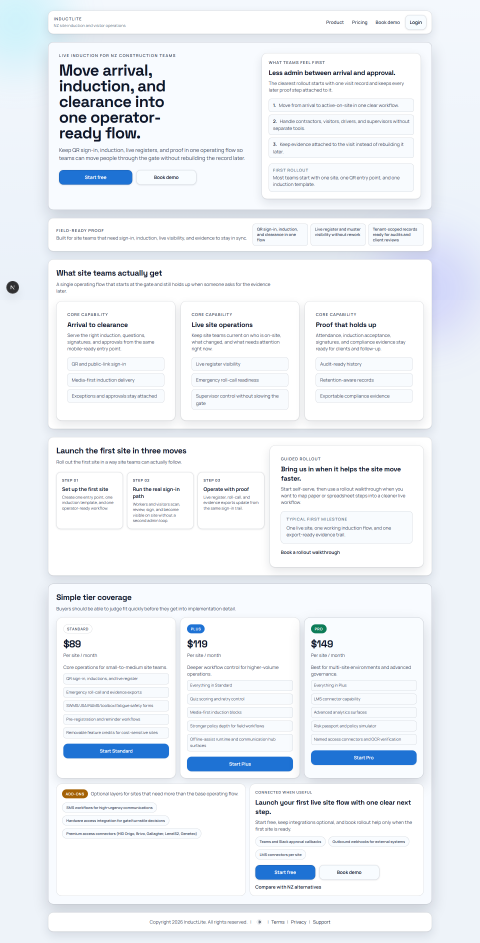
#> input picture docs/images/feature-guide/2026-03-28/homepage-overview.png, 1440 x 2827 px (shown at 1/3 size)
$ python generate_feature_guide_videos.py
#> lines starting #> are read from the running program, lines starting #| are printed output that depends on the picture
from __future__ import annotations

import subprocess
import textwrap
from pathlib import Path

from PIL import Image, ImageDraw, ImageFont


ROOT = Path(__file__).resolve().parents[1]
SCREENSHOT_DIR = ROOT / "docs" / "images" / "feature-guide" / "2026-03-28"
VIDEO_ROOT = ROOT / "docs" / "videos" / "feature-guide" / "2026-03-29"
SLIDES_ROOT = VIDEO_ROOT / "slides"

WIDTH = 1920
HEIGHT = 1080
LEFT_WIDTH = 760
RIGHT_WIDTH = WIDTH - LEFT_WIDTH


PHASES = [
    {
        "slug": "01-public-journey",
        "title": "Phase 1: Public Journey",
        "summary": "How the product introduces itself, authenticates staff, and guides a person through site entry.",
        "features": [
            {
                "title": "Homepage",
                "route": "/",
                "image": "homepage-overview.png",
                "what": "The public front door that explains the product clearly and directs people into demo or login paths.",
                "who": "Prospects, internal stakeholders, and returning customers.",
                "why": "It establishes trust before anyone sees the operating side of the system.",
            },
            {
                "title": "Login",
                "route": "/login",
                "image": "login-overview.png",
                "what": "The secured entry point for operators using password or SSO access.",
                "who": "Company admins, site managers, and compliance teams.",
                "why": "It turns the experience from public product story into real operational software.",
            },
            {
                "title": "Public Sign-In Flow",
                "route": "/s/:slug",
                "image": "public-signin-overview.png",
                "what": "A guided site-entry workflow that collects identity, induction, and acknowledgement records.",
                "who": "Contractors, visitors, workers, and delivery drivers.",
                "why": "It is the frontline moment where the product proves its value in the real world.",
            },
        ],
    },
    {
        "slug": "02-operations",
        "title": "Phase 2: Operations",
        "summary": "The live operating layer for site management, active movement, urgent coordination, and reporting.",
        "features": [
            {"title": "Dashboard", "route": "/admin", "image": "admin-dashboard-overview.png", "what": "The operator home screen with summary cards, act-now items, and operational health.", "who": "Site managers and operations leads.", "why": "It helps the team understand what needs attention first."},
            {"title": "Sites", "route": "/admin/sites", "image": "admin-sites-overview.png", "what": "The company site register with addresses, public links, status, and actions.", "who": "Company admins and operations managers.", "why": "Every other workflow depends on sites being structured correctly."},
            {"title": "Pre-Registrations", "route": "/admin/pre-registrations", "image": "admin-pre-registrations-overview.png", "what": "Invite and bulk-upload tooling that prepares people before they arrive.", "who": "Front desk and site coordination teams.", "why": "It reduces friction at the gate and makes arrivals more controlled."},
            {"title": "Deliveries", "route": "/admin/deliveries", "image": "admin-deliveries-overview.png", "what": "A live queue for inbound site deliveries and their collection state.", "who": "Gate staff and logistics coordinators.", "why": "It replaces ad hoc delivery notes with a searchable operating record."},
            {"title": "Resources", "route": "/admin/resources", "image": "admin-resources-overview.png", "what": "Shared site resource and booking management.", "who": "Facilities and site admins.", "why": "It avoids clashes and keeps shared assets scheduled visibly."},
            {"title": "Live Register", "route": "/admin/live-register", "image": "admin-live-register-overview.png", "what": "The live occupancy and attention queue for people currently on site.", "who": "Site managers and emergency coordinators.", "why": "It answers who is on site and what needs action right now."},
            {"title": "Command Mode", "route": "/admin/command-mode", "image": "admin-command-mode-overview.png", "what": "The urgent-response console for broadcasts and coordinated roll calls.", "who": "Incident commanders and site leads.", "why": "It provides a faster surface for high-pressure operational moments."},
            {"title": "Sign-In History", "route": "/admin/history", "image": "admin-history-overview.png", "what": "The historical ledger of sign-ins and sign-outs across sites.", "who": "Admins, investigators, and compliance teams.", "why": "It turns past presence into a searchable, auditable record."},
            {"title": "Audit Analytics", "route": "/admin/audit-analytics", "image": "admin-audit-analytics-overview.png", "what": "Trend and reporting views over audit and operational activity.", "who": "Compliance leads and managers.", "why": "It helps leadership see patterns instead of isolated events."},
            {"title": "Exports", "route": "/admin/exports", "image": "admin-exports-overview.png", "what": "The controlled queue for generating and downloading export files.", "who": "Compliance teams and admins preparing reports.", "why": "It provides a governed way to move structured data out of the app."},
        ],
    },
    {
        "slug": "03-safety-compliance",
        "title": "Phase 3: Safety & Compliance",
        "summary": "The risk-control layer for hazards, incidents, actions, inspections, approvals, and operational communications.",
        "features": [
            {"title": "Hazard Register", "route": "/admin/hazards", "image": "admin-hazards-overview.png", "what": "The working register for site hazards and their follow-up.", "who": "Safety managers and supervisors.", "why": "It turns safety concerns into trackable records instead of memory."},
            {"title": "Incidents", "route": "/admin/incidents", "image": "admin-incidents-overview.png", "what": "The incident record and close-out workflow.", "who": "Safety teams and site leaders.", "why": "It creates a proper record when something serious happens."},
            {"title": "Action Register", "route": "/admin/actions", "image": "admin-actions-overview.png", "what": "The follow-up task register for issues that need to be worked through to completion.", "who": "Safety teams and managers.", "why": "It keeps corrective work visible instead of letting it disappear."},
            {"title": "Inspections", "route": "/admin/inspections", "image": "admin-inspections-overview.png", "what": "Scheduling and recording of site inspections.", "who": "Inspectors and safety managers.", "why": "It provides evidence that inspections were planned and completed."},
            {"title": "Escalations", "route": "/admin/escalations", "image": "admin-escalations-overview.png", "what": "A decision queue for issues that require stronger managerial review.", "who": "Senior operators and compliance leads.", "why": "It gives harder cases a formal, reviewable decision path."},
            {"title": "Permit-to-Work", "route": "/admin/permits", "image": "admin-permits-overview.png", "what": "The permit template, request, and approval workflow for controlled work.", "who": "Permit issuers and contractors requesting work access.", "why": "It formalizes high-risk work instead of relying on verbal permission."},
            {"title": "Safety Forms", "route": "/admin/safety-forms", "image": "admin-safety-forms-overview.png", "what": "Reusable forms and submissions for structured safety records.", "who": "Safety admins and site leads.", "why": "It standardizes how safety information is collected and stored."},
            {"title": "Approvals", "route": "/admin/approvals", "image": "admin-approvals-overview.png", "what": "Manual review, watchlist, and identity-hardening workflows before access is cleared.", "who": "Compliance and security teams.", "why": "It handles the cases that should not be waved through automatically."},
            {"title": "Communications Hub", "route": "/admin/communications", "image": "admin-communications-overview.png", "what": "The broadcast and operational-messaging feature.", "who": "Site leads and incident coordinators.", "why": "It turns urgent communication into a controlled event instead of a scattered chat."},
        ],
    },
    {
        "slug": "04-contractors-content",
        "title": "Phase 4: Contractors & Content",
        "summary": "The contractor-readiness and content-governance layer behind site access decisions.",
        "features": [
            {"title": "Contractors", "route": "/admin/contractors", "image": "admin-contractors-overview.png", "what": "The master register of contractor organisations and their active state.", "who": "Company admins and contractor managers.", "why": "It gives the business a controlled view of the external organisations it works with."},
            {"title": "Templates", "route": "/admin/templates", "image": "admin-templates-overview.png", "what": "Versioned templates used in inductions and controlled workflows.", "who": "Content owners and compliance teams.", "why": "It gives important wording and forms a governed lifecycle."},
            {"title": "Risk Passport", "route": "/admin/risk-passport", "image": "admin-risk-passport-overview.png", "what": "A summarized contractor risk view.", "who": "Contractor managers and compliance leads.", "why": "It turns scattered signals into a quick readiness picture."},
            {"title": "Competency", "route": "/admin/competency", "image": "admin-competency-overview.png", "what": "Competency requirements and worker certification records.", "who": "Training coordinators and compliance teams.", "why": "It proves people hold the required qualifications before they work."},
            {"title": "Trust Graph", "route": "/admin/trust-graph", "image": "admin-trust-graph-overview.png", "what": "A higher-level contractor trust and confidence view across sites.", "who": "Senior compliance teams and contractor governance leads.", "why": "It gives a broader picture than a single checklist or score."},
            {"title": "Benchmarks", "route": "/admin/benchmarks", "image": "admin-benchmarks-overview.png", "what": "Comparative and explainability views for broader performance signals.", "who": "Leadership and operations analysts.", "why": "It helps the business compare itself against broader patterns and models."},
        ],
    },
    {
        "slug": "05-integrations-advanced",
        "title": "Phase 5: Integrations & Advanced",
        "summary": "The advanced layer for integrations, evidence, simulation, and mobile-runtime behavior.",
        "features": [
            {"title": "Webhooks", "route": "/admin/webhooks", "image": "admin-webhooks-overview.png", "what": "The delivery monitor for outbound system-to-system events.", "who": "Technical admins and integration owners.", "why": "It shows whether external deliveries were sent, retried, or failed."},
            {"title": "Teams / Slack", "route": "/admin/integrations/channels", "image": "admin-teams-slack-overview.png", "what": "Channel-based integration setup for messages and test events.", "who": "Technical admins and communications owners.", "why": "It connects the app to the messaging tools people already use."},
            {"title": "Procore Connector", "route": "/admin/integrations/procore", "image": "admin-procore-overview.png", "what": "The bridge between InductLite and Procore-style project data flows.", "who": "Integration admins and enterprise customers.", "why": "It lets site-readiness information move between systems."},
            {"title": "Prequalification Exchange", "route": "/admin/prequalification-exchange", "image": "admin-prequalification-exchange-overview.png", "what": "Import tooling for external contractor qualification snapshots.", "who": "Compliance teams and contractor governance teams.", "why": "It brings outside readiness data into the product instead of leaving it disconnected."},
            {"title": "Mobile Ops", "route": "/admin/mobile", "image": "admin-mobile-overview.png", "what": "Admin-side controls for mobile assist hints and subscriptions.", "who": "Mobile operations admins and access-control teams.", "why": "It keeps assisted mobile behavior visible and controllable."},
            {"title": "Native Runtime", "route": "/admin/mobile/native", "image": "admin-mobile-native-overview.png", "what": "Device enrollment, bootstrap, heartbeat, and geofence-aware runtime support.", "who": "Technical admins and mobile/runtime teams.", "why": "It proves the platform can support real device-assisted access flows."},
            {"title": "Access Ops", "route": "/admin/access-ops", "image": "admin-access-ops-overview.png", "what": "Trace visibility for access-related events and decisions.", "who": "Access-control and troubleshooting teams.", "why": "It helps explain why a person was or was not granted access."},
            {"title": "Evidence Packs", "route": "/admin/evidence", "image": "admin-evidence-overview.png", "what": "Verification and audit tooling for evidence manifests.", "who": "Compliance teams and auditors.", "why": "It provides stronger trust in important records."},
            {"title": "Policy Simulator", "route": "/admin/policy-simulator", "image": "admin-policy-simulator-overview.png", "what": "Scenario modeling for policy choices before rollout.", "who": "Compliance leads and rollout teams.", "why": "It lets the team test rules before they affect real workflows."},
        ],
    },
    {
        "slug": "06-administration",
        "title": "Phase 6: Administration",
        "summary": "The governance layer for users, settings, audit traceability, and plan-level control.",
        "features": [
            {"title": "Users", "route": "/admin/users", "image": "admin-users-overview.png", "what": "Internal user management for the company side of the product.", "who": "Company admins and system administrators.", "why": "It controls who can use the operating side of the platform."},
            {"title": "Audit Log", "route": "/admin/audit-log", "image": "admin-audit-log-overview.png", "what": "The traceability ledger for admin and system actions.", "who": "Compliance teams and investigators.", "why": "It answers who changed what and when."},
            {"title": "Settings", "route": "/admin/settings", "image": "admin-settings-overview.png", "what": "The control panel for compliance, identity, and billing-related settings.", "who": "Company admins and IT or compliance leads.", "why": "It defines how the system behaves for the company environment."},
            {"title": "Plan Configurator", "route": "/admin/plan-configurator", "image": "admin-plan-configurator-overview.png", "what": "Controlled scheduling of plan and packaging changes.", "who": "Company admins and support or operations teams.", "why": "It makes commercial or rollout changes visible and recorded."},
        ],
    },
]


def get_font(size: int, bold: bool = False) -> ImageFont.FreeTypeFont | ImageFont.ImageFont:
    candidates = []
    if bold:
        candidates.extend(
            [
                Path("C:/Windows/Fonts/segoeuib.ttf"),
                Path("C:/Windows/Fonts/arialbd.ttf"),
            ]
        )
    else:
        candidates.extend(
            [
                Path("C:/Windows/Fonts/segoeui.ttf"),
                Path("C:/Windows/Fonts/arial.ttf"),
            ]
        )
    for path in candidates:
        if path.exists():
            return ImageFont.truetype(str(path), size=size)
    return ImageFont.load_default()


FONT_H1 = get_font(54, bold=True)
FONT_H2 = get_font(38, bold=True)
FONT_BODY = get_font(28)
FONT_SMALL = get_font(22)
FONT_LABEL = get_font(20, bold=True)


def wrap_text(text: str, width: int) -> list[str]:
    return textwrap.wrap(text, width=width, break_long_words=False, break_on_hyphens=False)


def draw_wrapped(draw: ImageDraw.ImageDraw, text: str, font, x: int, y: int, width_chars: int, fill) -> int:
    lines = wrap_text(text, width_chars)
    for line in lines:
        draw.text((x, y), line, font=font, fill=fill)
        y += font.size + 10
    return y


def load_screenshot(name: str) -> Image.Image:
    path = SCREENSHOT_DIR / name
    if not path.exists():
        raise FileNotFoundError(path)
    return Image.open(path).convert("RGB")


def paste_screenshot(base: Image.Image, screenshot: Image.Image) -> None:
    target_x = LEFT_WIDTH + 40
    target_y = 70
    target_w = RIGHT_WIDTH - 80
    target_h = HEIGHT - 140
    shot = screenshot.copy()
    shot.thumbnail((target_w, target_h))
    x = target_x + (target_w - shot.width) // 2
    y = target_y + (target_h - shot.height) // 2
    shadow = Image.new("RGBA", (shot.width + 24, shot.height + 24), (0, 0, 0, 0))
    shadow_draw = ImageDraw.Draw(shadow)
    shadow_draw.rounded_rectangle((12, 12, shot.width + 12, shot.height + 12), 28, fill=(0, 0, 0, 45))
    base.paste(shadow, (x - 12, y - 12), shadow)
    frame = Image.new("RGB", (shot.width + 12, shot.height + 12), (255, 255, 255))
    frame.paste(shot, (6, 6))
    base.paste(frame, (x - 6, y - 6))


def create_intro_slide(phase: dict, out_path: Path) -> None:
    base = Image.new("RGB", (WIDTH, HEIGHT), (247, 244, 236))
    draw = ImageDraw.Draw(base)
    draw.rectangle((0, 0, LEFT_WIDTH, HEIGHT), fill=(19, 46, 52))
    draw.rectangle((LEFT_WIDTH, 0, WIDTH, HEIGHT), fill=(233, 239, 236))
    draw.rounded_rectangle((LEFT_WIDTH + 70, 120, WIDTH - 90, HEIGHT - 120), radius=34, fill=(251, 252, 250))

    draw.text((70, 70), "INDUCTLITE FEATURE GUIDE", font=FONT_LABEL, fill=(171, 214, 205))
    draw.text((70, 125), phase["title"], font=FONT_H1, fill=(255, 255, 255))
    y = draw_wrapped(draw, phase["summary"], FONT_BODY, 70, 245, 34, (223, 235, 232))
    y += 30
    draw.text((70, y), "This walkthrough covers:", font=FONT_H2, fill=(255, 255, 255))
    y += 64
    for feature in phase["features"]:
        draw.text((88, y), f"- {feature['title']}", font=FONT_BODY, fill=(241, 247, 245))
        y += 44

    right_x = LEFT_WIDTH + 120
    draw.text((right_x, 170), "What this phase shows", font=FONT_H2, fill=(20, 55, 62))
    y2 = 260
    bullets = [
        "Who uses this part of the product.",
        "What operational problem it solves.",
        "What the user sees on screen.",
        "Why it matters in a real site workflow.",
    ]
    for bullet in bullets:
        draw.text((right_x, y2), f"- {bullet}", font=FONT_BODY, fill=(48, 72, 77))
        y2 += 52

    draw.text((right_x, 610), "Format", font=FONT_H2, fill=(20, 55, 62))
    draw.text((right_x, 680), "Silent screenshot walkthrough with captions.", font=FONT_BODY, fill=(48, 72, 77))
    draw.text((right_x, 730), "Use this video alongside the matching handbook phase.", font=FONT_BODY, fill=(48, 72, 77))
    draw.text((right_x, 885), "Feature guide generated from local certified routes", font=FONT_SMALL, fill=(92, 108, 112))

    out_path.parent.mkdir(parents=True, exist_ok=True)
    base.save(out_path)


def create_feature_slide(phase: dict, feature: dict, out_path: Path) -> None:
    base = Image.new("RGB", (WIDTH, HEIGHT), (246, 244, 239))
    draw = ImageDraw.Draw(base)
    draw.rectangle((0, 0, LEFT_WIDTH, HEIGHT), fill=(251, 249, 244))
    draw.rectangle((LEFT_WIDTH, 0, WIDTH, HEIGHT), fill=(229, 236, 232))
    draw.rounded_rectangle((30, 30, LEFT_WIDTH - 30, HEIGHT - 30), radius=32, fill=(255, 255, 255))

    draw.text((70, 70), phase["title"].upper(), font=FONT_LABEL, fill=(48, 105, 98))
    draw.text((70, 120), feature["title"], font=FONT_H1, fill=(16, 44, 50))
    draw.text((70, 205), feature["route"], font=FONT_SMALL, fill=(84, 103, 108))

    y = 290
    sections = [
        ("What it does", feature["what"]),
        ("Who uses it", feature["who"]),
        ("Why it matters", feature["why"]),
    ]
    for heading, body in sections:
        draw.text((70, y), heading, font=FONT_H2, fill=(20, 55, 62))
        y += 56
        y = draw_wrapped(draw, body, FONT_BODY, 70, y, 34, (52, 69, 73))
        y += 26

    draw.text((70, HEIGHT - 110), "Use this screen when introducing the feature to a new user.", font=FONT_SMALL, fill=(92, 108, 112))

    paste_screenshot(base, load_screenshot(feature["image"]))
    out_path.parent.mkdir(parents=True, exist_ok=True)
    base.save(out_path)


def create_outro_slide(phase: dict, out_path: Path) -> None:
    base = Image.new("RGB", (WIDTH, HEIGHT), (22, 45, 51))
    draw = ImageDraw.Draw(base)
    draw.text((120, 150), phase["title"], font=FONT_H1, fill=(255, 255, 255))
    draw.text((120, 255), "Phase complete", font=FONT_H2, fill=(168, 219, 208))
    y = 360
    lines = [
        "Use the matching handbook chapter for the full spoken explanation.",
        "Use the screenshots for static walkthroughs and training packs.",
        "Use the video when you want a guided visual overview without live clicking.",
    ]
    for line in lines:
        draw.text((120, y), f"- {line}", font=FONT_BODY, fill=(234, 240, 238))
        y += 56
    draw.text((120, 860), "InductLite feature guide walkthrough", font=FONT_SMALL, fill=(174, 189, 186))
    out_path.parent.mkdir(parents=True, exist_ok=True)
    base.save(out_path)


def build_phase_slides(phase: dict) -> list[tuple[Path, float]]:
    slide_dir = SLIDES_ROOT / phase["slug"]
    slide_dir.mkdir(parents=True, exist_ok=True)
    slides: list[tuple[Path, float]] = []
    intro_path = slide_dir / "00-intro.png"
    create_intro_slide(phase, intro_path)
#> in create_intro_slide, `base = Image.new("RGB", (WIDTH, HEIGHT), (247, 244, 236))`:
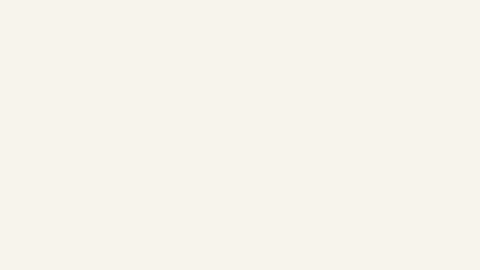
#> base: PIL image 1920x1080 RGB (shown at 1/4 size); mean R, G, B 247, 244, 236
#> in create_intro_slide, `y = draw_wrapped(draw, phase["summary"], FONT_BODY, 70, 245, 34, (223,..`: y = 305
#> in create_intro_slide, `y += 30`: y = 335
#> in create_intro_slide, `y += 64`: y = 399
#> the loop in create_intro_slide, `for feature in phase["features"]:` made 3 passes
#> y on passes 1 to 3: 443, 487, 531
#> after the loop in create_intro_slide, `for feature in phase["features"]:`: y = 531
#> after the loop in create_intro_slide, `for bullet in bullets:`: y2 = 468
#> in create_intro_slide, `base.save(out_path)`:
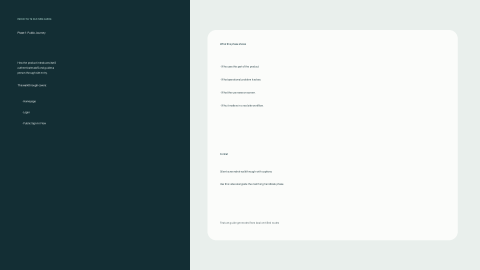
#> saved as 00-intro.png: PIL image 1920x1080 RGB (shown at 1/4 size); mean R, G, B 155.5, 167.8, 168.8
    slides.append((intro_path, 6.0))
    for index, feature in enumerate(phase["features"], start=1):
        slide_path = slide_dir / f"{index:02d}-{feature['title'].lower().replace(' ', '-').replace('/', '-')}.png"
        create_feature_slide(phase, feature, slide_path)
#> the loop in create_feature_slide, `for heading, body in sections:` made 3 passes
#> y on passes 1 to 3: 452, 574, 716
#> after the loop in create_feature_slide, `for heading, body in sections:`: y = 716
#> in load_screenshot, returned value is the input picture: PIL image 1440x2827 RGB; mean R, G, B 237.4, 241.2, 246
#> in paste_screenshot, `target_x = LEFT_WIDTH + 40`: target_x = 800
#> in paste_screenshot, `shot.thumbnail((target_w, target_h))`:
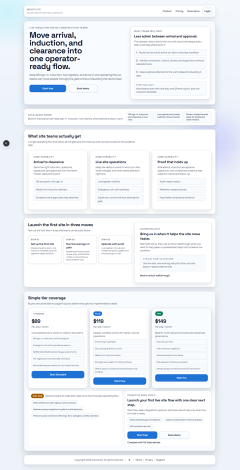
#> shot: PIL image 479x940 RGB (shown at 1/2 size); mean R, G, B 237.3, 241.1, 245.9
#> in paste_screenshot, `x = target_x + (target_w - shot.width) // 2`: x = 1100
#> in paste_screenshot, `base.paste(shadow, (x - 12, y - 12), shadow)`:
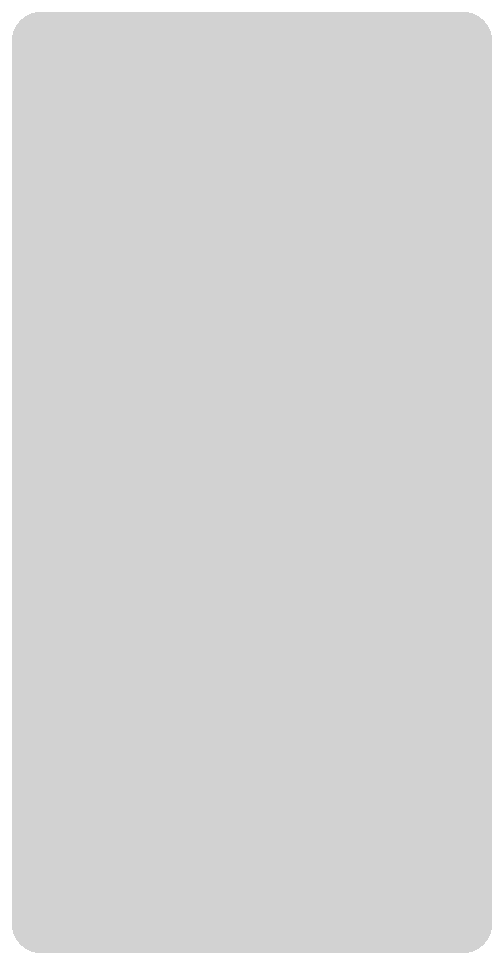
#> shadow: PIL image 503x964 RGBA; mean R, G, B, A 0, 0, 0, 41.9; transparent parts drawn white
#> (the rest of the program and of its run is left out)
